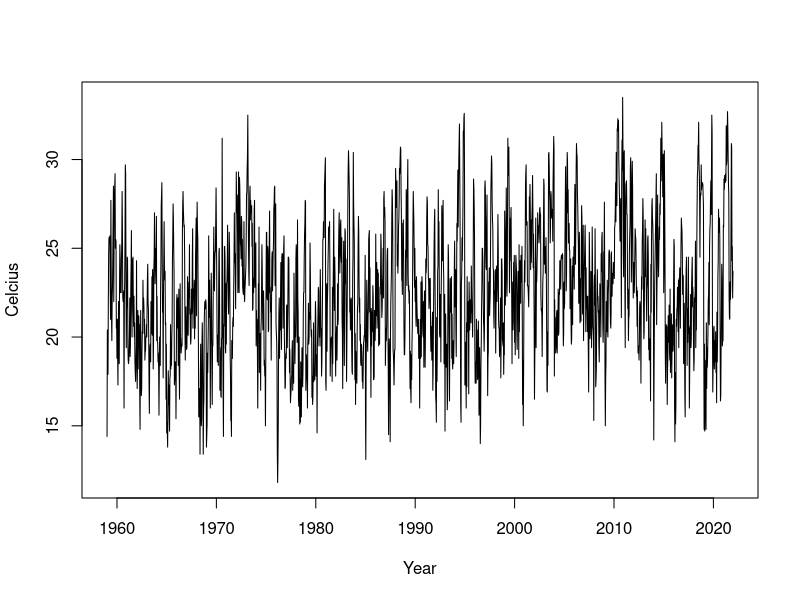
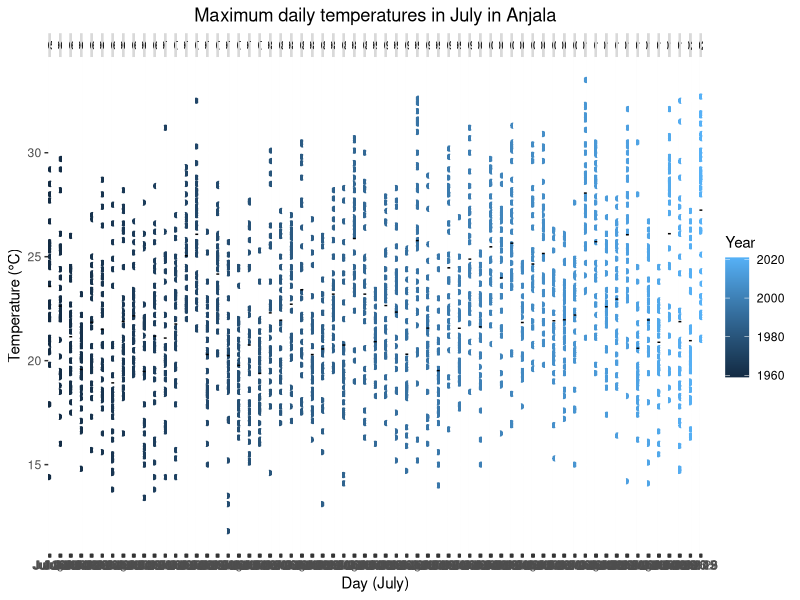
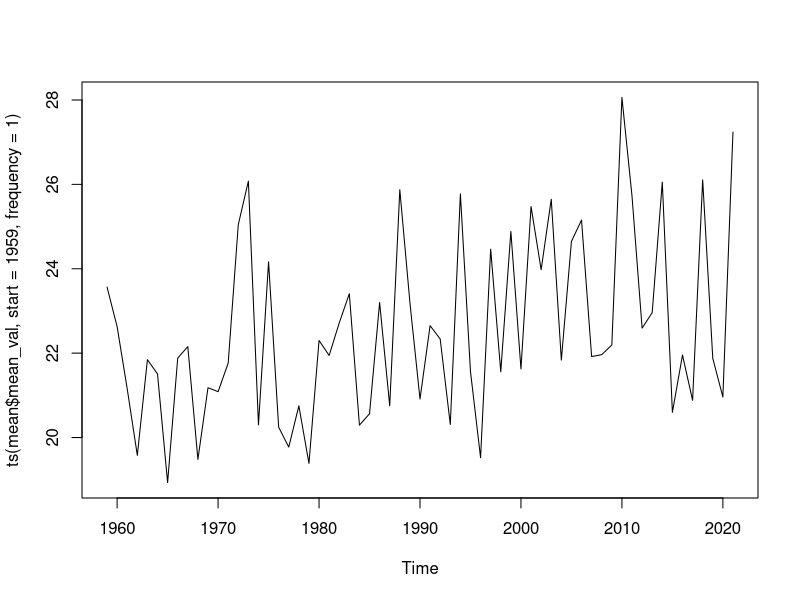
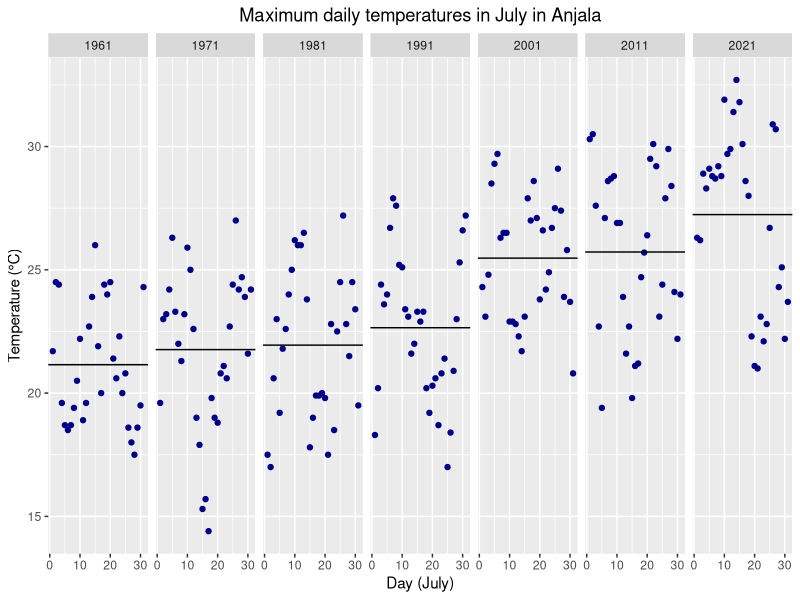
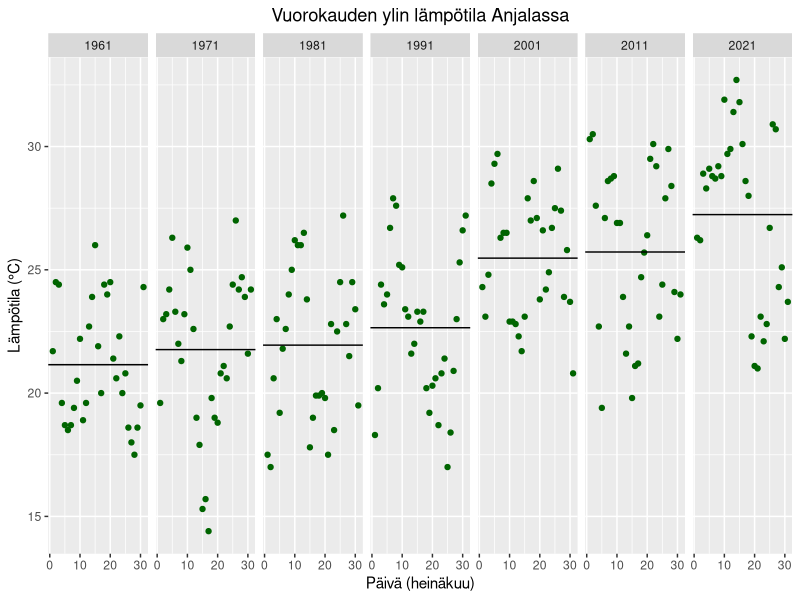
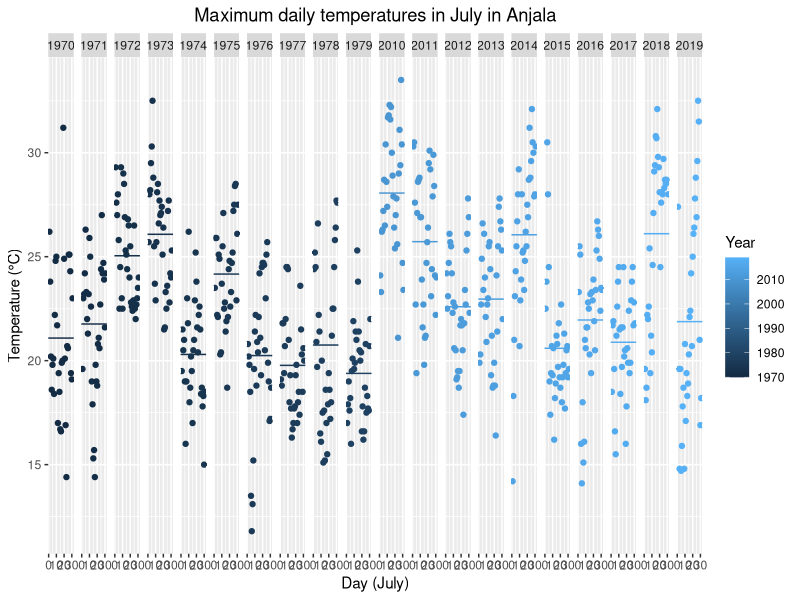
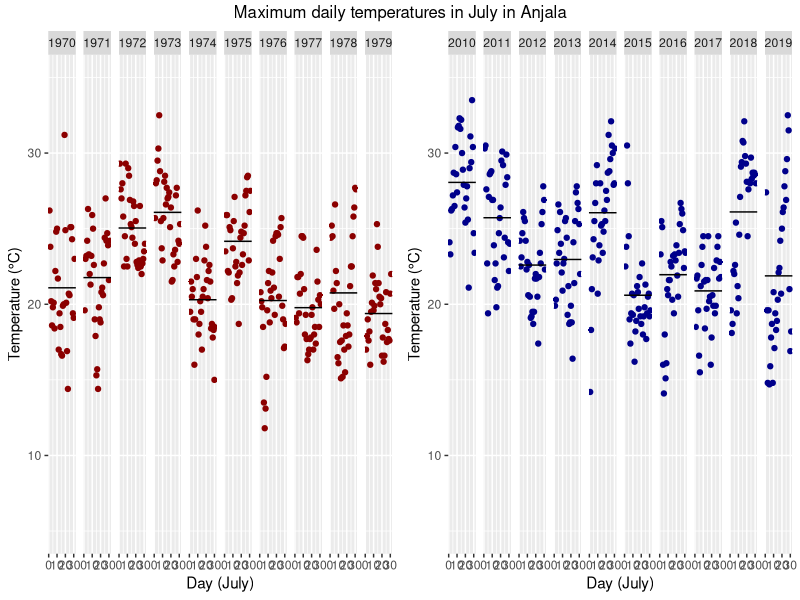
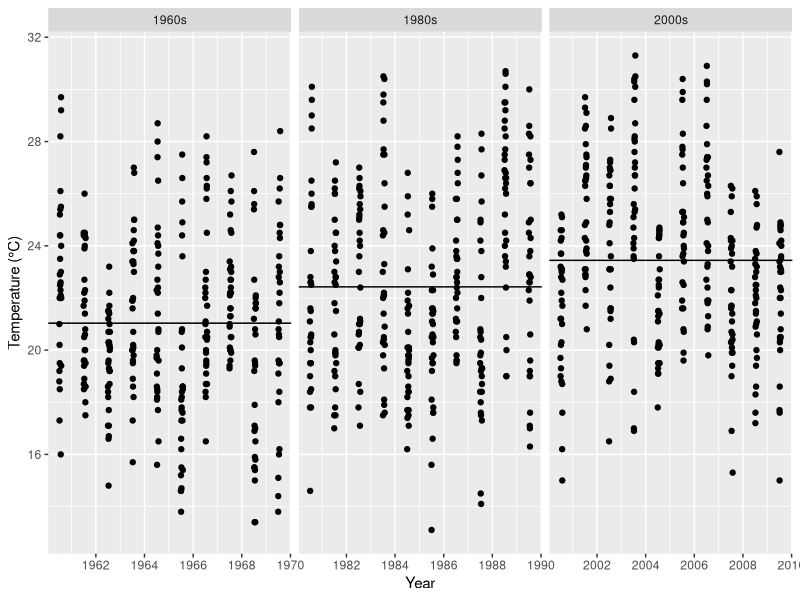

Write the R code that produced these figures, in order. (Note: this script raises an error after producing the figures.)
#Visulaizations for temperature data

setwd("/m/home/home3/33/norjav2/data/Documents/kandi_local/kandi/code")

#read data
data <- read.table(file = "anjala.csv", header = TRUE, sep = ",", col.names = 
                     c('Year', 'Month', 'Day', 'Hour', 'Time zone', 'Celcius'))
#setwd("C:/Users/vilma/OneDrive - Aalto University/Yliopisto/Kandi")

library(ggplot2)
library(dplyr)
#library(forecast)
#library(carData)
#library(car)
#library(lmtest)
#library(tseries)
library(gridExtra)
library(scales)

theme_update(plot.title = element_text(hjust = 0.5))
#data <- read.table(file = "anjaladata.csv", header = TRUE, sep= ",", col.names = c('Year','Month', "Day", "hour", "aikavyohyke", 'Celcius'))
data$Date <- as.Date(with(data, paste(Year,Month,Day,sep="-")),"%Y-%m-%d")

#remove and edit data
data_july <- data[data$Month == "7",]
data_july$Group <- c(rep(1959,31), rep(1960,10*31), rep(1970,10*31), rep(1980,10*31), rep(1990,10*31), rep(2000,10*31), rep(2010,10*31), rep(2020,2*31))

temp = ts(data_july$Celcius, start = 1959, frequency = 31)

ts.plot(temp, xlab = "Year",
        ylab = "Celcius")

#mean_temp <- aggregate(data_july$Celcius, list(data_july$Year), FUN=mean)
mean <- data_july%>% group_by(Year)%>%summarise(mean_val=mean(Celcius))
ggplot(data_july, aes(Date, Celcius)) + geom_point(aes(colour=Year)) + 
  geom_hline(data = mean, aes(yintercept = mean_val)) + 
  facet_grid(~Year, scales = "free_x") + 
  labs(title = "Maximum daily temperatures in July in Anjala", x = "Day (July)", y = "Temperature (\u00B0C)")

ts.plot(ts(mean$mean_val, start = 1959, frequency = 1))
#one year of each decade
data_10 <- filter(data_july, Year == "1961" | Year == "1971" | Year == "1981" | Year == "1991" | Year == "2001" | Year == "2011" | Year == "2021")
mean_10 <- data_10%>% group_by(Year)%>%summarise(mean_val_10=mean(Celcius))
ggplot(data_10, aes(Day, Celcius)) + geom_point(color = 'darkblue') + 
  geom_hline(data = mean_10, aes(yintercept = mean_val_10)) + 
  facet_grid(~Year, scales = "free_x")  + 
  labs(title = "Maximum daily temperatures in July in Anjala", x = "Day (July)", y = "Temperature (\u00B0C)")

#suomeksi
data_10 <- filter(data_july, Year == "1961" | Year == "1971" | Year == "1981" | Year == "1991" | Year == "2001" | Year == "2011" | Year == "2021")
mean_10 <- data_10%>% group_by(Year)%>%summarise(mean_val_10=mean(Celcius))
ggplot(data_10, aes(Day, Celcius)) + geom_point(color = 'darkgreen') + 
  geom_hline(data = mean_10, aes(yintercept = mean_val_10)) + 
  facet_grid(~Year, scales = "free_x")  + 
  labs(title = "Vuorokauden ylin lämpötila Anjalassa", x = "Päivä (heinäkuu)", y = "Lämpötila (\u00B0C)")

#Compare two different decades
data_compare1 <- filter(data_july, Group == "1970" | Group == "2010")
mean_compare1 <- data_compare1%>% group_by(Year)%>%summarise(mean_val_comp1=mean(Celcius))
ggplot(data_compare1, aes(Day, Celcius)) + 
  geom_point(aes(colour=Year)) + 
  geom_hline(data = mean_compare1, aes(yintercept = mean_val_comp1, col=Year)) + 
  facet_grid(~Year, scales = "free_x")  + 
  labs(title = "Maximum daily temperatures in July in Anjala", x = "Day (July)", y = "Temperature (\u00B0C)", colour = "Year")


comp_1 <- filter(data_july, Group == "1970")
mean_1 <- comp_1%>% group_by(Year)%>%summarise(mean_val_1=mean(Celcius))
ggp1 <- ggplot(comp_1, aes(Day, Celcius)) + geom_point(colour= 'darkred') + 
  geom_hline(data = mean_1, aes(yintercept = mean_val_1)) + 
  facet_grid(~Year, scales = "free_x")  + 
  labs(x = "Day (July)", y = "Temperature (\u00B0C)") + ylim(5,35)


comp_2 <- filter(data_july, Group == "2010")
mean_2 <- comp_2%>% group_by(Year)%>%summarise(mean_val_2=mean(Celcius))
ggp2 <- ggplot(comp_2, aes(Day, Celcius)) + geom_point(colour= 'darkblue') + 
  geom_hline(data = mean_2, aes(yintercept = mean_val_2)) + 
  facet_grid(~Year, scales = "free_x")  + 
  labs(x = "Day (July)", y = "Temperature (\u00B0C)") + ylim(5,35)


grid.arrange(ggp1, ggp2, ncol = 2, top = "Maximum daily temperatures in July in Anjala")

data_compare2 <- filter(data_july, Group == "1960" |Group == "1980" | Group == "2000")
mean_compare2 <- data_compare2%>% group_by(Group)%>%summarise(mean_val_comp2=mean(Celcius))
ggplot(data_compare2, aes(Date, Celcius)) + geom_point() + 
  geom_hline(data = mean_compare2, aes(yintercept = mean_val_comp2)) + 
  facet_grid(~Group, scales = "free_x", labeller = labeller(Group = c('1960'="1960s",'1980'="1980s",'2000'="2000s"))) + labs(x = "Year", y = "Temperature (\u00B0C)")

data_july2 <- data.frame(data_july$Year, data_july$Day, data_july$Temperature)

#Decades
data_july_dec <- filter(data_july, Group == "1960" | Group == "1970" | Group == "1980" | Group == "1990" | Group == "2000" |Group == "2010")
mean_byDecade <- data_july_dec%>% group_by(Group)%>%summarise(mean_val_dec=mean(Celcius))
ggplot(data_july_dec, aes(Date, Celcius)) + geom_point(aes(colour=Year)) + 
  scale_x_date(date_breaks = "3 years" , date_labels = "%Y") +
  geom_hline(data = mean_byDecade, aes(yintercept = mean_val_dec), size=1) + 
  facet_grid(~Group, scales = "free_x", labeller = labeller(Group = c('1960'="1960s",'1970'="1970s",'1980'="1980s",'1990'="1990s",'2000'="2000s", '2010'="2010s"))) + 
  labs(title = "Maximum daily temperatures in July in Anjala", x = "Date", y = "Temperature (\u00B0C)")
x2 <- mean_byDecade[2]
h2 <- sum(x2[2:6,]-x2[1:5,])*1/5
data_july_dec$h2 <- c(rep(x2[1,1],10*31),rep(x2[1,1]+h2,10*31),rep(x2[1,1]+2*h2,10*31),rep(x2[1,1]+3*h2,10*31),rep(x2[1,1]+4*h2,10*31),rep(x2[1,1]+5*h2,10*31))
y_centered2 <- data_july_dec$Celcius-as.numeric(data_july_dec$h2)

#Decades suom.
data_july_dec <- filter(data_july, Group == "1960" | Group == "1970" | Group == "1980" | Group == "1990" | Group == "2000" |Group == "2010")
mean_byDecade <- data_july_dec%>% group_by(Group)%>%summarise(mean_val_dec=mean(Celcius))
ggplot(data_july_dec, aes(Date, Celcius)) + geom_point(aes(colour=Year)) + 
  scale_x_date(date_breaks = "4 years" , date_labels = "%Y") +
  geom_hline(data = mean_byDecade, aes(yintercept = mean_val_dec), size=1) + 
  facet_grid(~Group, scales = "free_x", labeller = labeller(Group = c('1960'="1960-luku",'1970'="1970-luku",'1980'="1980-luku",'1990'="1990-luku",'2000'="2000-luku", '2010'="2010-luku"))) + 
  labs(title = "Heinäkuun vuorokausien ylin lämpötila Anjalassa vuodesta 1960 alkaen", x = "Päivämäärä", y = "Lämpötila (\u00B0C)")


#mean_temp <- aggregate(data_july$Temperature, list(data_july$Year), FUN = mean)
#plot(mean_temp)

#10 year periods from 1961
data_july$Group2 <- c(rep(0,3*31), rep(1962,10*31), rep(1972,10*31), rep(1982,10*31), rep(1992,10*31), rep(2002,10*31), rep(2012,10*31))
data_jul_dec <- filter(data_july, Group2 == "1962" | Group2 == "1972" | Group2 == "1982" | Group2 == "1992" | Group2 == "2002" |Group2 == "2012")
mean_by_dec <- data_jul_dec%>% group_by(Group2)%>%summarise(mean_val_dec=mean(Celcius))
x <- mean_by_dec[2]
d <- sum(x[2:6,]-x[1:5,])*1/5
data_jul_dec$h <- c(rep(x[1,1],10*31),rep(x[1,1]+d,10*31),rep(x[1,1]+2*d,10*31),rep(x[1,1]+3*d,10*31),rep(x[1,1]+4*d,10*31),rep(x[1,1]+5*d,10*31))
ggplot(data_jul_dec, aes(Date, Celcius)) + geom_point(aes(colour=Year)) + 
  scale_x_date(date_breaks = "3 years" , date_labels = "%Y") +
  geom_hline(data = mean_by_dec, aes(yintercept = mean_val_dec), size=1) + 
  facet_grid(~Group2, scales = "free_x") + 
  labs(title = "Maximum daily temperatures in July in Anjala", x = "Date", y = "Temperature (\u00B0C)")

plot(data_jul_dec$Date, data_jul_dec$Celcius)
lines(data_jul_dec$Date, data_jul_dec$h, lwd=2.0)

y_centered2 <- data_jul_dec$Celcius-as.numeric(data_jul_dec$h)
y_centered <- as.numeric(data_jul_dec$Celcius-c(rep(0,10*31),rep(d,10*31),rep(2*d,10*31),rep(3*d,10*31),rep(4*d,10*31),rep(5*d,10*31)))
hist(y_centered)
min(y_centered)
hist(y_centered2)